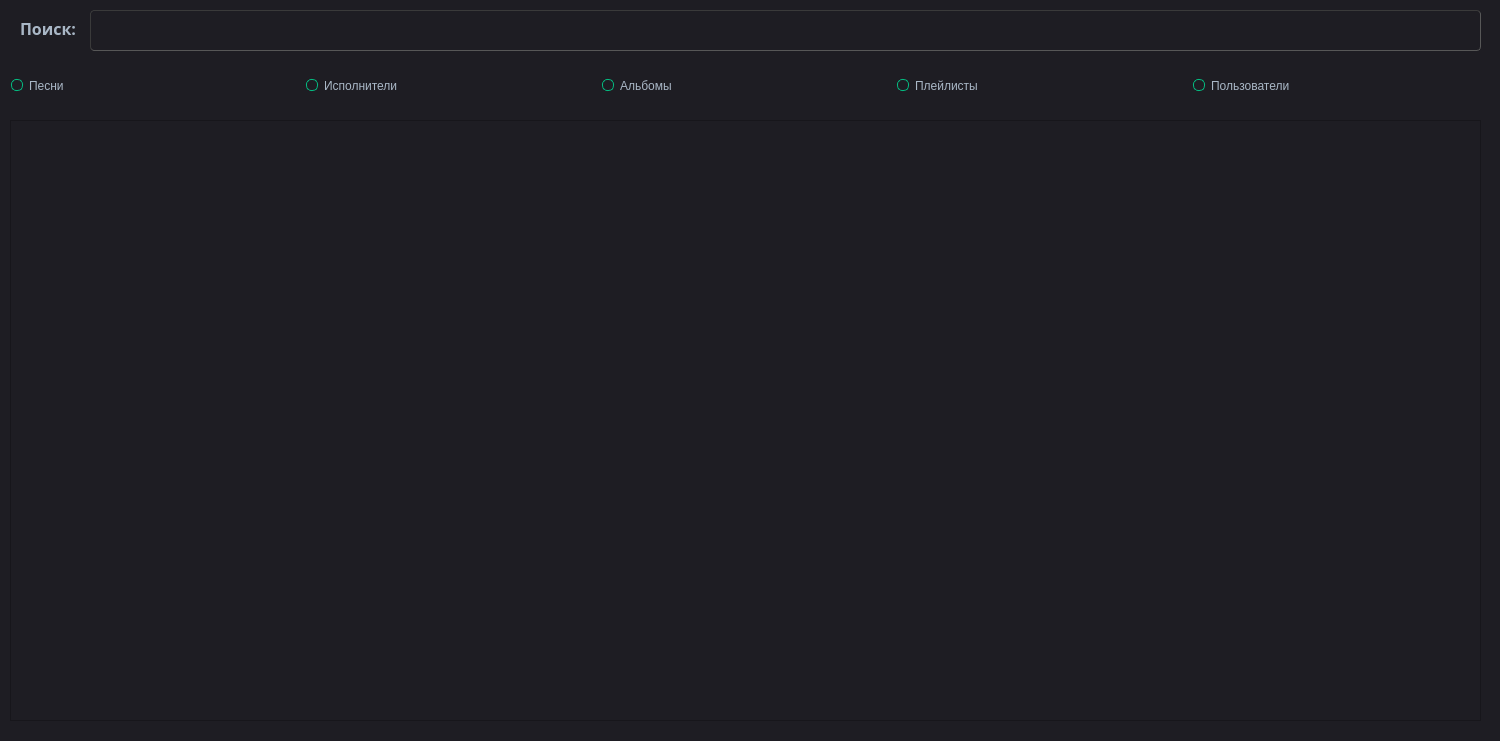
<?xml version="1.0" encoding="UTF-8"?>
<ui version="4.0">
    <class>SearchFragment</class>
    <widget class="QFrame" name="SearchFragment">
        <property name="geometry">
            <rect>
                <x>0</x>
                <y>0</y>
                <width>1500</width>
                <height>741</height>
            </rect>
        </property>
        <property name="minimumSize">
            <size>
                <width>1500</width>
                <height>741</height>
            </size>
        </property>
        <property name="maximumSize">
            <size>
                <width>1500</width>
                <height>741</height>
            </size>
        </property>
        <property name="windowTitle">
            <string>Frame</string>
        </property>
        <property name="styleSheet">
            <string notr="true">QFrame {
                background-color:#1e1d23;
                }
                QWidget {
                background-color:#1e1d23;
                }
                QMainWindow {
                background-color:#1e1d23;
                }
                QDialog {
                background-color:#1e1d23;
                }
                QColorDialog {
                background-color:#1e1d23;
                }
                QTextEdit {
                background-color:#1e1d23;
                color: #a9b7c6;
                }
                QPlainTextEdit {
                selection-background-color:#007b50;
                background-color:#1e1d23;
                border-style: solid;
                border-top-color: transparent;
                border-right-color: transparent;
                border-left-color: transparent;
                border-bottom-color: transparent;
                border-width: 1px;
                color: #a9b7c6;
                }
                QPushButton{
                border-style: solid;
                border-top-color: transparent;
                border-right-color: transparent;
                border-left-color: transparent;
                border-bottom-color: transparent;
                border-width: 1px;
                border-style: solid;
                color: #a9b7c6;
                padding: 2px;
                background-color: #1e1d23;
                }
                QPushButton::default{
                border-style: inset;
                border-top-color: transparent;
                border-right-color: transparent;
                border-left-color: transparent;
                border-bottom-color: #04b97f;
                border-width: 1px;
                color: #a9b7c6;
                padding: 2px;
                background-color: #1e1d23;
                }
                QToolButton {
                border-style: solid;
                border-top-color: transparent;
                border-right-color: transparent;
                border-left-color: transparent;
                border-bottom-color: #04b97f;
                border-bottom-width: 1px;
                border-style: solid;
                color: #a9b7c6;
                padding: 2px;
                background-color: #1e1d23;
                }
                QToolButton:hover{
                border-style: solid;
                border-top-color: transparent;
                border-right-color: transparent;
                border-left-color: transparent;
                border-bottom-color: #37efba;
                border-bottom-width: 2px;
                border-style: solid;
                color: #FFFFFF;
                padding-bottom: 1px;
                background-color: #1e1d23;
                }
                QPushButton:hover{
                border-style: solid;
                border-top-color: transparent;
                border-right-color: transparent;
                border-left-color: transparent;
                border-bottom-color: #37efba;
                border-bottom-width: 1px;
                border-style: solid;
                color: #FFFFFF;
                padding-bottom: 2px;
                background-color: #1e1d23;
                }
                QPushButton:pressed{
                border-style: solid;
                border-top-color: transparent;
                border-right-color: transparent;
                border-left-color: transparent;
                border-bottom-color: #37efba;
                border-bottom-width: 2px;
                border-style: solid;
                color: #37efba;
                padding-bottom: 1px;
                background-color: #1e1d23;
                }
                QPushButton:disabled{
                border-style: solid;
                border-top-color: transparent;
                border-right-color: transparent;
                border-left-color: transparent;
                border-bottom-color: #808086;
                border-bottom-width: 2px;
                border-style: solid;
                color: #808086;
                padding-bottom: 1px;
                background-color: #1e1d23;
                }
                QLineEdit {
                border-width: 1px; border-radius: 4px;
                border-color: rgb(58, 58, 58);
                border-style: inset;
                padding: 0 8px;
                color: #a9b7c6;
                background:#1e1d23;
                selection-background-color:#007b50;
                selection-color: #FFFFFF;
                }
                QLabel {
                color: #a9b7c6;
                }
                QLCDNumber {
                color: #37e6b4;
                }
                QProgressBar {
                text-align: center;
                color: rgb(240, 240, 240);
                border-width: 1px;
                border-radius: 10px;
                border-color: rgb(58, 58, 58);
                border-style: inset;
                background-color:#1e1d23;
                }
                QProgressBar::chunk {
                background-color: #04b97f;
                border-radius: 5px;
                }
                QMenuBar {
                background-color: #1e1d23;
                }
                QMenuBar::item {
                color: #a9b7c6;
                spacing: 3px;
                padding: 1px 4px;
                background: #1e1d23;
                }

                QMenuBar::item:selected {
                background:#1e1d23;
                color: #FFFFFF;
                }
                QMenu::item:selected {
                border-style: solid;
                border-top-color: transparent;
                border-right-color: transparent;
                border-left-color: #04b97f;
                border-bottom-color: transparent;
                border-left-width: 2px;
                color: #FFFFFF;
                padding-left:15px;
                padding-top:4px;
                padding-bottom:4px;
                padding-right:7px;
                background-color: #1e1d23;
                }
                QMenu::item {
                border-style: solid;
                border-top-color: transparent;
                border-right-color: transparent;
                border-left-color: transparent;
                border-bottom-color: transparent;
                border-bottom-width: 1px;
                border-style: solid;
                color: #a9b7c6;
                padding-left:17px;
                padding-top:4px;
                padding-bottom:4px;
                padding-right:7px;
                background-color: #1e1d23;
                }
                QMenu{
                background-color:#1e1d23;
                }
                QTabWidget {
                color:rgb(0,0,0);
                background-color:#1e1d23;
                }
                QTabWidget::pane {
                border-color: rgb(77,77,77);
                background-color:#1e1d23;
                border-style: solid;
                border-width: 1px;
                border-radius: 6px;
                }
                QTabBar::tab {
                border-style: solid;
                border-top-color: transparent;
                border-right-color: transparent;
                border-left-color: transparent;
                border-bottom-color: transparent;
                border-bottom-width: 1px;
                border-style: solid;
                color: #808086;
                padding: 3px;
                margin-left:3px;
                background-color: #1e1d23;
                }
                QTabBar::tab:selected, QTabBar::tab:last:selected, QTabBar::tab:hover {
                border-style: solid;
                border-top-color: transparent;
                border-right-color: transparent;
                border-left-color: transparent;
                border-bottom-color: #04b97f;
                border-bottom-width: 2px;
                border-style: solid;
                color: #FFFFFF;
                padding-left: 3px;
                padding-bottom: 2px;
                margin-left:3px;
                background-color: #1e1d23;
                }

                QCheckBox {
                color: #a9b7c6;
                padding: 2px;
                }
                QCheckBox:disabled {
                color: #808086;
                padding: 2px;
                }

                QCheckBox:hover {
                border-radius:4px;
                border-style:solid;
                padding-left: 1px;
                padding-right: 1px;
                padding-bottom: 1px;
                padding-top: 1px;
                border-width:1px;
                border-color: rgb(87, 97, 106);
                background-color:#1e1d23;
                }
                QCheckBox::indicator:checked {

                height: 10px;
                width: 10px;
                border-style:solid;
                border-width: 1px;
                border-color: #04b97f;
                color: #a9b7c6;
                background-color: #04b97f;
                }
                QCheckBox::indicator:unchecked {

                height: 10px;
                width: 10px;
                border-style:solid;
                border-width: 1px;
                border-color: #04b97f;
                color: #a9b7c6;
                background-color: transparent;
                }
                QRadioButton {
                color: #a9b7c6;
                background-color: #1e1d23;
                padding: 1px;
                }
                QRadioButton::indicator:checked {
                height: 10px;
                width: 10px;
                border-style:solid;
                border-radius:5px;
                border-width: 1px;
                border-color: #04b97f;
                color: #a9b7c6;
                background-color: #04b97f;
                }
                QRadioButton::indicator:!checked {
                height: 10px;
                width: 10px;
                border-style:solid;
                border-radius:5px;
                border-width: 1px;
                border-color: #04b97f;
                color: #a9b7c6;
                background-color: transparent;
                }
                QStatusBar {
                color:#027f7f;
                }
                QSpinBox {
                color: #a9b7c6;
                background-color: #1e1d23;
                }
                QDoubleSpinBox {
                color: #a9b7c6;
                background-color: #1e1d23;
                }
                QTimeEdit {
                color: #a9b7c6;
                background-color: #1e1d23;
                }
                QDateTimeEdit {
                color: #a9b7c6;
                background-color: #1e1d23;
                }
                QDateEdit {
                color: #a9b7c6;
                background-color: #1e1d23;
                }
                QComboBox {
                color: #a9b7c6;
                background: #1e1d23;
                }
                QComboBox:editable {
                background: #1e1d23;
                color: #a9b7c6;
                selection-background-color: #1e1d23;
                }
                QComboBox QAbstractItemView {
                color: #a9b7c6;
                background: #1e1d23;
                selection-color: #FFFFFF;
                selection-background-color: #1e1d23;
                }
                QComboBox:!editable:on, QComboBox::drop-down:editable:on {
                color: #a9b7c6;
                background: #1e1d23;
                }
                QFontComboBox {
                color: #a9b7c6;
                background-color: #1e1d23;
                }
                QToolBox {
                color: #a9b7c6;
                background-color: #1e1d23;
                }
                QToolBox::tab {
                color: #a9b7c6;
                background-color: #1e1d23;
                }
                QToolBox::tab:selected {
                color: #FFFFFF;
                background-color: #1e1d23;
                }
                QScrollArea {
                color: #FFFFFF;
                background-color: #1e1d23;
                }
                QSlider::groove:horizontal {
                height: 5px;
                background: #04b97f;
                }
                QSlider::groove:vertical {
                width: 5px;
                background: #04b97f;
                }
                QSlider::handle:horizontal {
                background: qlineargradient(x1:0, y1:0, x2:1, y2:1, stop:0 #b4b4b4, stop:1 #8f8f8f);
                border: 1px solid #5c5c5c;
                width: 14px;
                margin: -5px 0;
                border-radius: 7px;
                }
                QSlider::handle:vertical {
                background: qlineargradient(x1:1, y1:1, x2:0, y2:0, stop:0 #b4b4b4, stop:1 #8f8f8f);
                border: 1px solid #5c5c5c;
                height: 14px;
                margin: 0 -5px;
                border-radius: 7px;
                }
                QSlider::add-page:horizontal {
                background: white;
                }
                QSlider::add-page:vertical {
                background: white;
                }
                QSlider::sub-page:horizontal {
                background: #04b97f;
                }
                QSlider::sub-page:vertical {
                background: #04b97f;
                }

                QPushButton{
                border-style: solid;
                border-color: #050a0e;
                border-width: 1px;
                border-radius: 5px;
                color: #d3dae3;
                padding: 2px;
                background-color: #100E19;
                }
                QPushButton::default{
                border-style: solid;
                border-color: #050a0e;
                border-width: 1px;
                border-radius: 5px;
                color: #FFFFFF;
                padding: 2px;
                background-color: #151a1e;
                }
                QPushButton:hover{
                border-style: solid;
                border-top-color: qlineargradient(spread:pad, x1:0, y1:1, x2:1, y2:1, stop:0 #C0DB50, stop:0.4 #C0DB50,
                stop:0.5 #100E19, stop:1 #100E19);
                border-bottom-color: qlineargradient(spread:pad, x1:0, y1:1, x2:1, y2:1, stop:0 #100E19, stop:0.5
                #100E19, stop:0.6 #C0DB50, stop:1 #C0DB50);
                border-left-color: qlineargradient(spread:pad, x1:0, y1:0, x2:0, y2:1, stop:0 #C0DB50, stop:0.3 #C0DB50,
                stop:0.7 #100E19, stop:1 #100E19);
                border-right-color: qlineargradient(spread:pad, x1:0, y1:1, x2:0, y2:0, stop:0 #C0DB50, stop:0.3
                #C0DB50, stop:0.7 #100E19, stop:1 #100E19);
                border-width: 2px;
                border-radius: 1px;
                color: #d3dae3;
                padding: 2px;
                }
                QPushButton:pressed{
                border-style: solid;
                border-top-color: qlineargradient(spread:pad, x1:0, y1:1, x2:1, y2:1, stop:0 #d33af1, stop:0.4 #d33af1,
                stop:0.5 #100E19, stop:1 #100E19);
                border-bottom-color: qlineargradient(spread:pad, x1:0, y1:1, x2:1, y2:1, stop:0 #100E19, stop:0.5
                #100E19, stop:0.6 #d33af1, stop:1 #d33af1);
                border-left-color: qlineargradient(spread:pad, x1:0, y1:0, x2:0, y2:1, stop:0 #d33af1, stop:0.3 #d33af1,
                stop:0.7 #100E19, stop:1 #100E19);
                border-right-color: qlineargradient(spread:pad, x1:0, y1:1, x2:0, y2:0, stop:0 #d33af1, stop:0.3
                #d33af1, stop:0.7 #100E19, stop:1 #100E19);
                border-width: 2px;
                border-radius: 1px;
                color: #d3dae3;
                padding: 2px;
                }
            </string>
        </property>
        <widget class="QWidget" name="horizontalLayoutWidget">
            <property name="geometry">
                <rect>
                    <x>10</x>
                    <y>50</y>
                    <width>1471</width>
                    <height>71</height>
                </rect>
            </property>
            <layout class="QHBoxLayout" name="horizontalLayout">
                <item>
                    <widget class="QRadioButton" name="RB_Songs">
                        <property name="text">
                            <string>Песни</string>
                        </property>
                    </widget>
                </item>
                <item>
                    <widget class="QRadioButton" name="RB_Perf">
                        <property name="text">
                            <string>Исполнители</string>
                        </property>
                    </widget>
                </item>
                <item>
                    <widget class="QRadioButton" name="RB_Albums">
                        <property name="text">
                            <string>Альбомы</string>
                        </property>
                    </widget>
                </item>
                <item>
                    <widget class="QRadioButton" name="RB_Playlists">
                        <property name="text">
                            <string>Плейлисты</string>
                        </property>
                    </widget>
                </item>
                <item>
                    <widget class="QRadioButton" name="RB_Users">
                        <property name="text">
                            <string>Пользователи</string>
                        </property>
                    </widget>
                </item>
            </layout>
        </widget>
        <widget class="QLineEdit" name="LE_browser">
            <property name="geometry">
                <rect>
                    <x>90</x>
                    <y>10</y>
                    <width>1391</width>
                    <height>41</height>
                </rect>
            </property>
        </widget>
        <widget class="QScrollArea" name="scrollArea">
            <property name="geometry">
                <rect>
                    <x>10</x>
                    <y>120</y>
                    <width>1471</width>
                    <height>601</height>
                </rect>
            </property>
            <property name="widgetResizable">
                <bool>true</bool>
            </property>
            <widget class="QWidget" name="scrollAreaWidgetContents">
                <property name="geometry">
                    <rect>
                        <x>0</x>
                        <y>0</y>
                        <width>1469</width>
                        <height>599</height>
                    </rect>
                </property>
            </widget>
        </widget>
        <widget class="QLabel" name="label">
            <property name="geometry">
                <rect>
                    <x>20</x>
                    <y>20</y>
                    <width>61</width>
                    <height>16</height>
                </rect>
            </property>
            <property name="font">
                <font>
                    <family>Segoe UI Black</family>
                    <pointsize>12</pointsize>
                    <weight>75</weight>
                    <bold>true</bold>
                </font>
            </property>
            <property name="text">
                <string>Поиск:</string>
            </property>
        </widget>
    </widget>
    <resources/>
    <connections/>
</ui>
